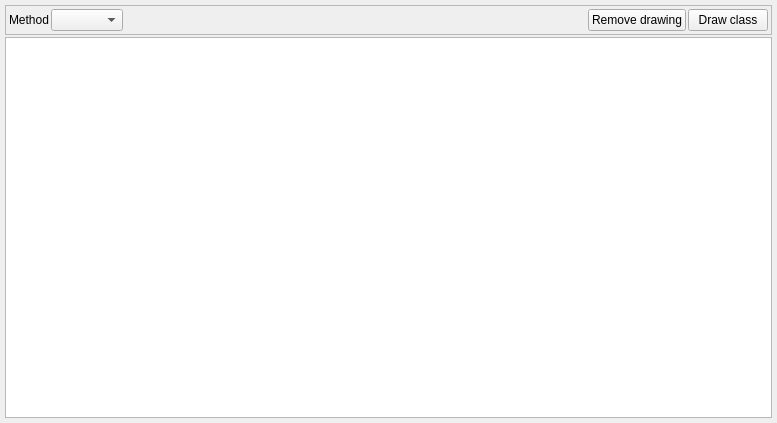
<?xml version="1.0" encoding="UTF-8"?>
<ui version="4.0">
 <class>RunsWidget</class>
 <widget class="QWidget" name="RunsWidget">
  <property name="geometry">
   <rect>
    <x>0</x>
    <y>0</y>
    <width>777</width>
    <height>423</height>
   </rect>
  </property>
  <property name="sizePolicy">
   <sizepolicy hsizetype="Expanding" vsizetype="Expanding">
    <horstretch>0</horstretch>
    <verstretch>0</verstretch>
   </sizepolicy>
  </property>
  <property name="windowTitle">
   <string>Form</string>
  </property>
  <layout class="QVBoxLayout" name="verticalLayout">
   <property name="spacing">
    <number>1</number>
   </property>
   <property name="leftMargin">
    <number>5</number>
   </property>
   <property name="topMargin">
    <number>5</number>
   </property>
   <property name="rightMargin">
    <number>5</number>
   </property>
   <property name="bottomMargin">
    <number>5</number>
   </property>
   <item>
    <widget class="QFrame" name="frmDrawing">
     <property name="frameShape">
      <enum>QFrame::StyledPanel</enum>
     </property>
     <property name="frameShadow">
      <enum>QFrame::Raised</enum>
     </property>
     <layout class="QHBoxLayout" name="horizontalLayout_2">
      <property name="leftMargin">
       <number>3</number>
      </property>
      <property name="topMargin">
       <number>3</number>
      </property>
      <property name="rightMargin">
       <number>3</number>
      </property>
      <property name="bottomMargin">
       <number>3</number>
      </property>
      <item>
       <widget class="QLabel" name="label">
        <property name="text">
         <string>Method</string>
        </property>
       </widget>
      </item>
      <item>
       <widget class="QComboBox" name="cbxDrawMethod"/>
      </item>
      <item>
       <spacer name="horizontalSpacer_2">
        <property name="orientation">
         <enum>Qt::Horizontal</enum>
        </property>
        <property name="sizeHint" stdset="0">
         <size>
          <width>40</width>
          <height>20</height>
         </size>
        </property>
       </spacer>
      </item>
      <item>
       <widget class="QPushButton" name="btDrawRemove">
        <property name="toolTip">
         <string>Draw selected  class or all classes when all the clases are selected.</string>
        </property>
        <property name="text">
         <string>Remove drawing</string>
        </property>
       </widget>
      </item>
      <item>
       <widget class="QPushButton" name="btDraw">
        <property name="toolTip">
         <string>Draw selected  class or all classes when all the clases are selected.</string>
        </property>
        <property name="text">
         <string>Draw class</string>
        </property>
       </widget>
      </item>
     </layout>
    </widget>
   </item>
   <item>
    <widget class="qf::qmlwidgets::TableViewToolBar" name="tblRunsToolBar" native="true"/>
   </item>
   <item>
    <widget class="qf::qmlwidgets::TableView" name="tblRuns"/>
   </item>
  </layout>
 </widget>
 <layoutdefault spacing="2" margin="3"/>
 <customwidgets>
  <customwidget>
   <class>qf::qmlwidgets::TableView</class>
   <extends>QTableView</extends>
   <header location="global">qf/qmlwidgets/tableview.h</header>
  </customwidget>
  <customwidget>
   <class>qf::qmlwidgets::TableViewToolBar</class>
   <extends>QWidget</extends>
   <header>qf/qmlwidgets/tableviewtoolbar.h</header>
   <container>1</container>
  </customwidget>
 </customwidgets>
 <resources/>
 <connections/>
</ui>
